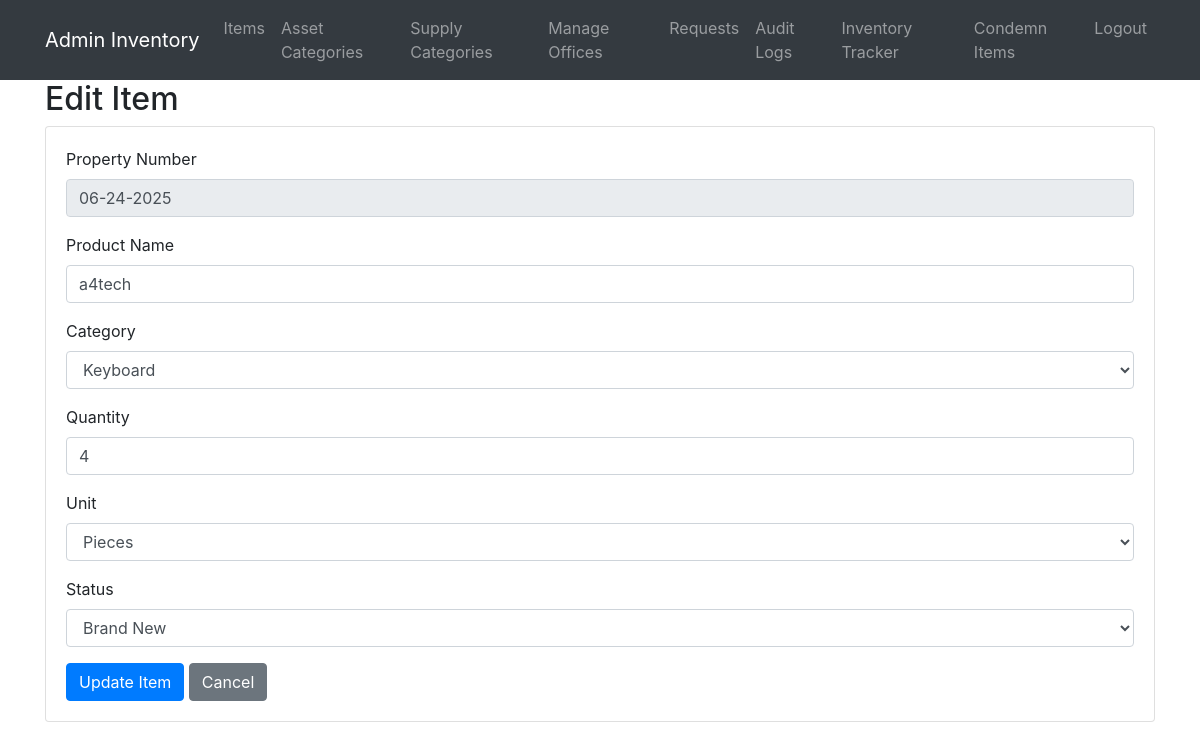
Page /admin/edit_item.php?id=1 (signed in) on the earlier database version.
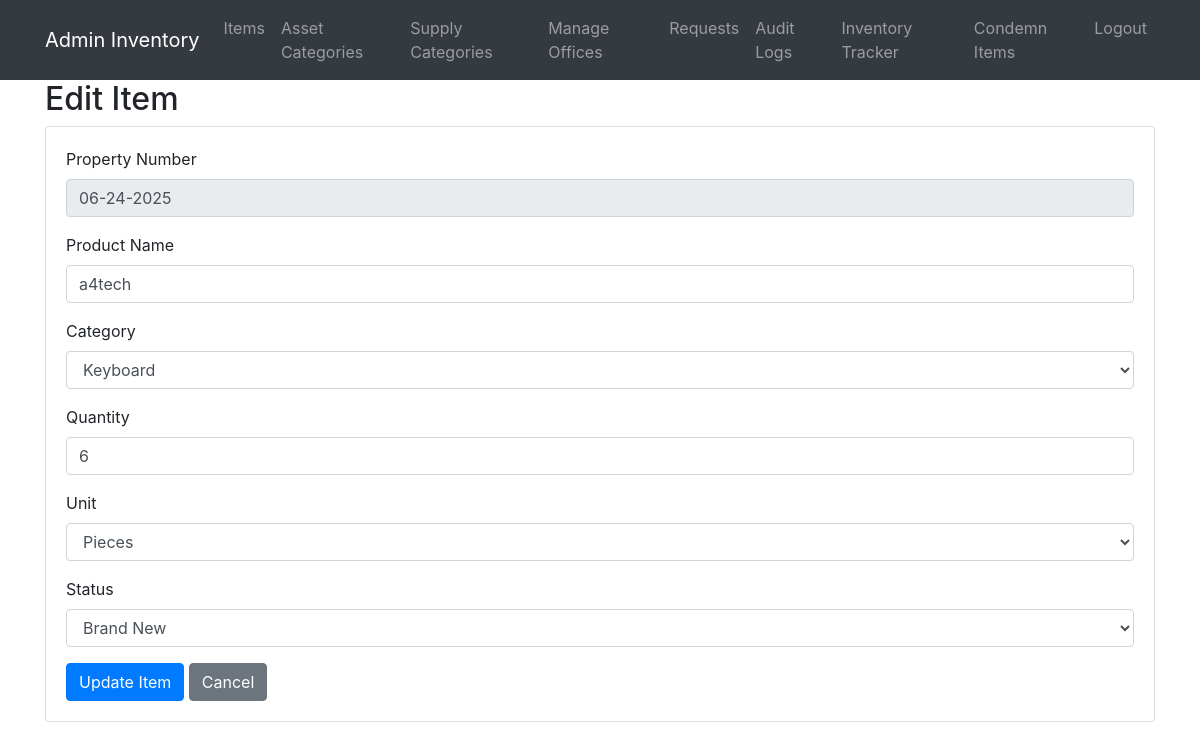
Same page on the later database version.
### tables this page shows
CREATE TABLE `items` (
  `id` int(11) NOT NULL,
  `property_number` varchar(50) NOT NULL,
  `product_name` varchar(255) NOT NULL,
  `category_id` int(11) DEFAULT NULL,
  `brand` varchar(100) DEFAULT NULL,
  `model` varchar(100) DEFAULT NULL,
  `processor` varchar(100) DEFAULT NULL,
  `ram` varchar(50) DEFAULT NULL,
  `graphics1` varchar(100) DEFAULT NULL,
  `graphics2` varchar(100) DEFAULT NULL,
  `computer_name` varchar(100) DEFAULT NULL,
  `workgroup` varchar(100) DEFAULT NULL,
  `os` varchar(100) DEFAULT NULL,
  `office_app` varchar(50) DEFAULT NULL,
  `ms_account` varchar(100) DEFAULT NULL,
  `endpoint_protection` varchar(100) DEFAULT NULL,
  `endpoint_updated` tinyint(1) DEFAULT 0,
  `anydesk_id` varchar(100) DEFAULT NULL,
  `belarc_installed` tinyint(1) DEFAULT 0,
  `accounts_updated` tinyint(1) DEFAULT 0,
  `ultravnc_installed` tinyint(1) DEFAULT 0,
  `snmp_installed` tinyint(1) DEFAULT 0,
  `connection_type` varchar(50) DEFAULT NULL,
  `dhcp_type` varchar(50) DEFAULT NULL,
  `static_app` varchar(100) DEFAULT NULL,
  `ip_address1` varchar(50) DEFAULT NULL,
  `ip_address2` varchar(50) DEFAULT NULL,
  `lan_mac` varchar(50) DEFAULT NULL,
  `wlan_mac1` varchar(50) DEFAULT NULL,
  `wlan_mac2` varchar(50) DEFAULT NULL,
  `gateway` varchar(50) DEFAULT NULL,
  `office_id` int(11) DEFAULT NULL,
  `miaa_property` varchar(50) DEFAULT NULL,
  `memorandum_receipt` varchar(100) DEFAULT NULL,
  `po_number` varchar(100) DEFAULT NULL,
  `serial_number` varchar(100) DEFAULT NULL,
  `display_size` varchar(50) DEFAULT NULL,
  `printer_type` varchar(50) DEFAULT NULL,
  `capacity_va` varchar(50) DEFAULT NULL,
  `other_details` text DEFAULT NULL,
  `network_equipment_type` varchar(100) DEFAULT NULL,
  `network_equipment_other` varchar(100) DEFAULT NULL,
  `area_of_deployment` varchar(100) DEFAULT NULL,
  `storage_type` varchar(50) DEFAULT NULL,
  `storage_capacity` varchar(50) DEFAULT NULL,
  `qr_code_path` varchar(255) DEFAULT NULL,
  `quantity` int(11) NOT NULL,
  `unit` enum('boxes','pieces') DEFAULT 'pieces',
  `status` enum('brand_new','for_replacement','for_condemn','condemned') DEFAULT 'brand_new',
  `created_by` int(11) DEFAULT NULL,
  `created_at` datetime DEFAULT current_timestamp(),
  `updated_at` datetime DEFAULT current_timestamp() ON UPDATE current_timestamp(),
  `is_active` tinyint(1) NOT NULL DEFAULT 1
);

CREATE TABLE `categories` (
  `id` int(11) NOT NULL,
  `name` varchar(100) NOT NULL,
  `created_at` datetime DEFAULT current_timestamp(),
  `category_type` enum('supply','asset') NOT NULL
);

### admin/edit_item.php (the view, shortened to what this page needs)
<?php
require '../config/db.php';
$item_id = isset($_GET['id']) ? intval($_GET['id']) : 0;
$item_result = $db->query("SELECT * FROM items WHERE id = $item_id");
$item = $item_result->fetch_assoc();
$categories = $db->query("SELECT * FROM categories")->fetch_all(MYSQLI_ASSOC);
?>
<!DOCTYPE html>
<html lang="en">
<head>
    <link rel="stylesheet" href="https://cdn.jsdelivr.net/npm/bootstrap@4.6.2/dist/css/bootstrap.min.css">
</head>
<body>
<nav class="navbar navbar-expand-lg navbar-dark bg-dark fixed-top">
    <div class="container">
        <a class="navbar-brand" href="dashboard.php">Admin Inventory</a>
        <ul class="navbar-nav ml-auto">
            <li class="nav-item"><a href="items.php" class="nav-link">Items</a></li>
            <li class="nav-item"><a href="manage_assets_category.php" class="nav-link">Asset Categories</a></li>
            <li class="nav-item"><a href="manage_supplies_category.php" class="nav-link">Supply Categories</a></li>
            <li class="nav-item"><a href="offices.php" class="nav-link">Manage Offices</a></li>
            <li class="nav-item"><a href="requests.php" class="nav-link">Requests</a></li>
            <li class="nav-item"><a href="audit_logs.php" class="nav-link">Audit Logs</a></li>
            <li class="nav-item"><a href="tracker.php" class="nav-link">Inventory Tracker</a></li>
            <li class="nav-item"><a href="condemn.php" class="nav-link">Condemn Items</a></li>
            <li class="nav-item"><a href="/inventory_system/logout.php" class="nav-link">Logout</a></li>
        </ul>
    </div>
</nav>
<div class="container" style="margin-top: 80px;">
    <h2>Edit Item</h2>
    <?php if ($item): ?>
    <div class="card">
        <div class="card-body">
            <form method="POST">
                <div class="form-group">
                    <label for="property_number">Property Number</label>
                    <input type="text" class="form-control" id="property_number"
                           value="<?php echo htmlspecialchars($item['property_number']); ?>" disabled>
                </div>
                <div class="form-group">
                    <label for="product_name">Product Name</label>
                    <input type="text" class="form-control" id="product_name" name="product_name"
                           value="<?php echo htmlspecialchars($item['product_name']); ?>" required>
                </div>
                <div class="form-group">
                    <label for="category_id">Category</label>
                    <select class="form-control" id="category_id" name="category_id" required>
                        <?php foreach ($categories as $category): ?>
                        <option value="<?php echo $category['id']; ?>"
                                <?php echo $category['id'] == $item['category_id'] ? 'selected' : ''; ?>>
                            <?php echo htmlspecialchars($category['name']); ?>
                        </option>
                        <?php endforeach; ?>
                    </select>
                </div>
                <div class="form-group">
                    <label for="quantity">Quantity</label>
                    <input type="number" class="form-control" id="quantity" name="quantity"
                           value="<?php echo htmlspecialchars($item['quantity']); ?>" required>
                </div>
                <div class="form-group">
                    <label for="unit">Unit</label>
                    <select class="form-control" id="unit" name="unit" required>
                        <option value="pieces" <?php echo $item['unit'] == 'pieces' ? 'selected' : ''; ?>>Pieces</option>
                    </select>
                </div>
                <div class="form-group">
                    <label for="status">Status</label>
                    <select class="form-control" id="status" name="status" required>
                        <option value="brand_new" <?php echo $item['status'] == 'brand_new' ? 'selected' : ''; ?>>Brand New</option>
                    </select>
                </div>
                <button type="submit" class="btn btn-primary">Update Item</button>
                <a href="items.php" class="btn btn-secondary">Cancel</a>
            </form>
        </div>
    </div>
    <?php else: ?>
    <div class="alert alert-danger">Item not found!</div>
    <?php endif; ?>
</div>
</body>
</html>

Differences in the rows shown:
changed items "a4tech": quantity "4" → "6"
